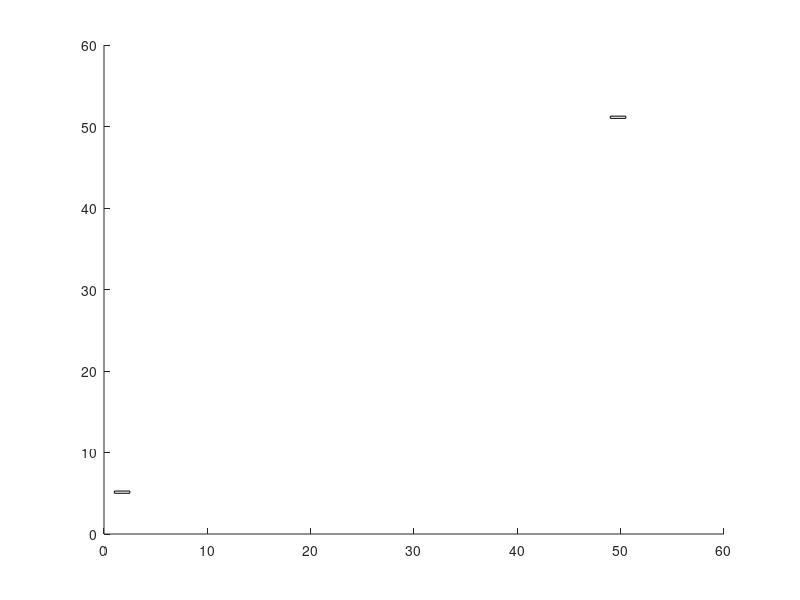

The MATLAB script that drew this image: (Note: this script raises an error after producing the figure.)
clear
clc
%Create Terrain
s=input('Enter the speed: ');
an=input('Enter the angle: ');
hold on
y = randperm(5); 
N = length(y);
L = 10;
M = N*L;
x = 0:L:L*N-1;
xi = 0:M-1;
yi = interpft(y,M);
%Create Tank 1
p=randi(8); ...Random placement of tank 1
p2=p+2;
yi(p:p2)=min(yi(p:p2)); ...Flatten Spot for Tank 1
B=length(yi(p:p2));
c=min(yi(p:p2));
tank1=rectangle('Position',[p,c,B/2,B*.09]);
%Create Tank 2
P=50-p; %Random placement of tank 2
P2=P+2;
yi(P:P2)=max((P:P2)); %Flatten Spot for Tank 2
B2=length(yi(P:P2));
c2=min(yi(P:P2));
tank2=rectangle('Position',[P,c2,B2/2,B2*.09]);
%Plot Terrain
area(yi);   
colormap summer
a=max(yi)*1.5;
plot(tank1)
plot(tank2)
axis([min(yi) 50 0 a])
for d=1:0.01:10
    [x,y]=angle(s,an,d);
    comet(x,y)
    if y<=0 %0 is the ground level
        break;
    end
end
xlabel('Distance')
ylabel('Height')